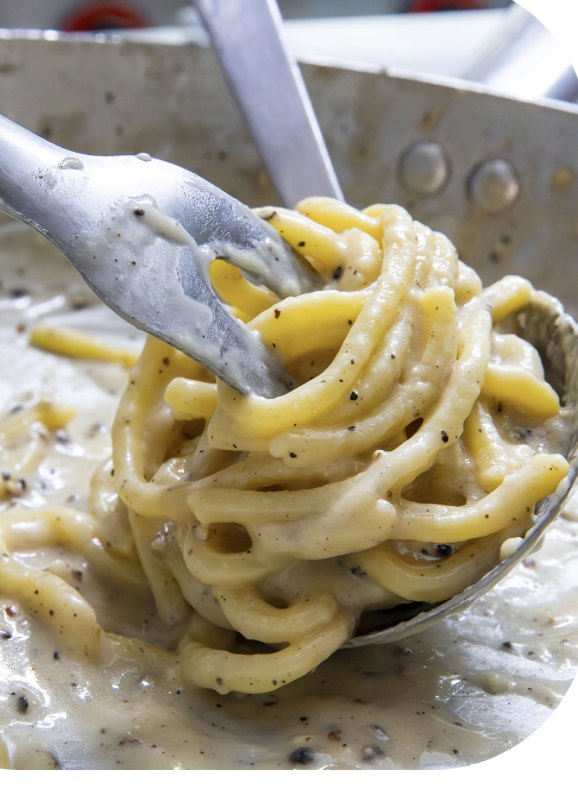
#> input picture assets/img/chi-siamo-1.jpg, 578 x 806 px
$ python -i crea_copertina.py   (imports and definitions only)
#> lines starting #> are read from the running program, lines starting #| are printed output that depends on the picture
#> further down, picture is the input picture: PIL image 578x806 RGB; mean R, G, B 162.1, 153.6, 135.1
#!/usr/bin/env python3
"""Crea una copertina verticale 9:16 (Reels / TikTok / Shorts) partendo da una foto.

Uso:
    python3 crea_copertina.py foto.jpg "CAPESANTE IN PADELLA" -o copertina.jpg
    python3 crea_copertina.py foto.jpg "CAPESANTE|IN PADELLA" --etichetta "RICETTA FACILE" --firma "@profilo"

Nel titolo il carattere "|" forza l'a capo; dalla seconda riga in poi il testo viene
evidenziato con il colore d'accento. L'etichetta va nella fascia colorata in basso. Richiede Pillow (pip install pillow).
"""
import argparse
from pathlib import Path

from PIL import Image, ImageDraw, ImageEnhance, ImageFilter, ImageFont

W, H = 1080, 1920
FONT_DIR = Path(__file__).parent / "font"
FONT_TITOLO = FONT_DIR / "Anton.ttf"
FONT_TESTO = FONT_DIR / "Montserrat.ttf"

# colore fascia in basso, colore evidenziatore del titolo
PALETTE = {
    "blu": ((6, 72, 150), (255, 204, 0)),
    "rosso": ((150, 16, 22), (255, 255, 255)),
    "nero": ((10, 10, 10), (230, 30, 40)),
    "verde": ((16, 96, 60), (255, 214, 64)),
}


# [10 lines left out: function ritaglia_9_16, not called in this run]


def migliora(img):
    """Ritocco leggero: contrasto, colore e nitidezza."""
    img = ImageEnhance.Contrast(img).enhance(1.08)
    img = ImageEnhance.Color(img).enhance(1.15)
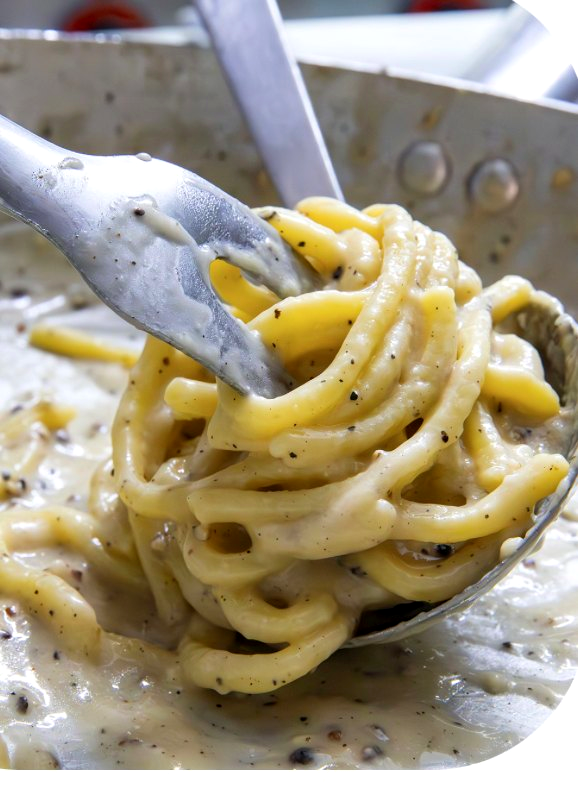
#> img: PIL image 578x806 RGB; mean R, G, B 162.7, 152.2, 129.1
    img = ImageEnhance.Brightness(img).enhance(1.03)
    return img.filter(ImageFilter.UnsharpMask(radius=2, percent=60, threshold=3))


# [111 lines left out: functions sfumatura, font_montserrat, adatta_font, spezza_titolo, testo_con_ombra, disegna_titolo and 1 more, not called in this run]


# [12 lines not run here, left out]

>>> from PIL import Image
>>> picture = Image.open('../assets/img/chi-siamo-1.jpg')
>>> result = migliora(picture)

$ run again, on assets/img/chi-siamo-2.jpg
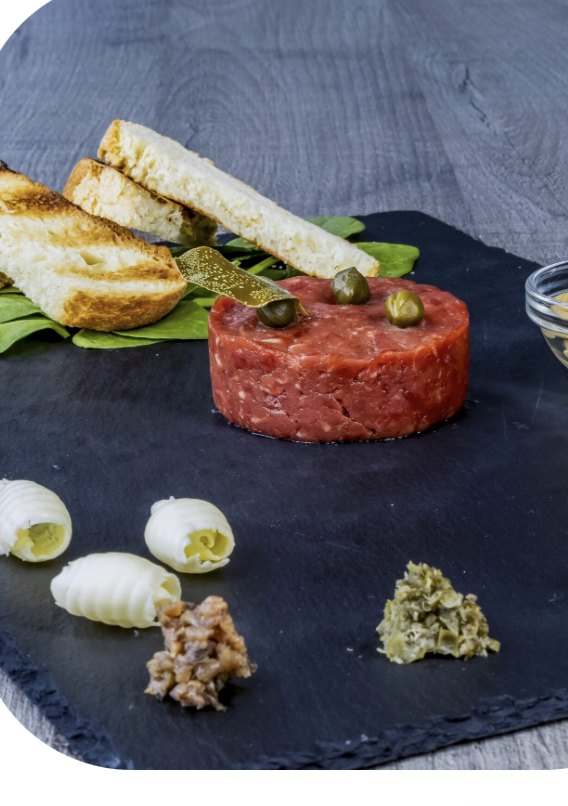
#> input picture assets/img/chi-siamo-2.jpg, 568 x 806 px
#> picture is the input picture: PIL image 568x806 RGB; mean R, G, B 100.6, 97.9, 102.8
#> in migliora, `return img.filter(ImageFilter.UnsharpMask(radius=2, percent=60, thresh..`:
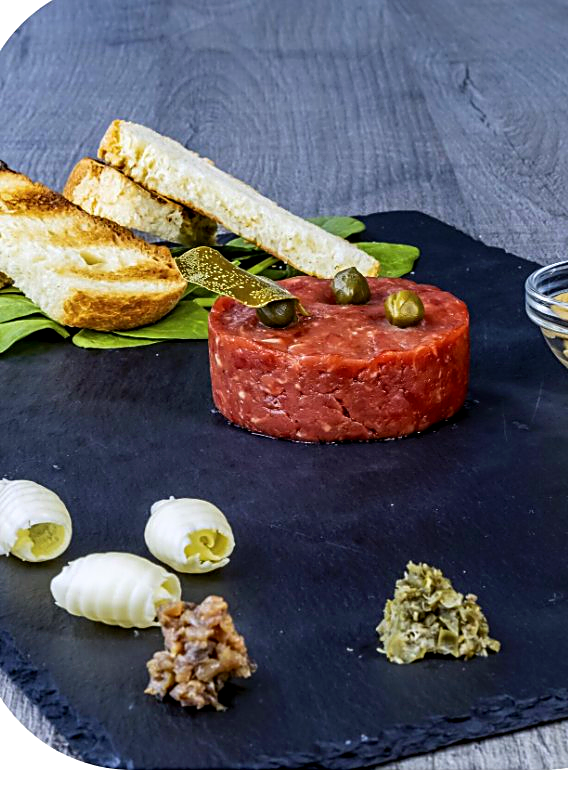
#> returned value: PIL image 568x806 RGB; mean R, G, B 101.4, 98.2, 104.8
